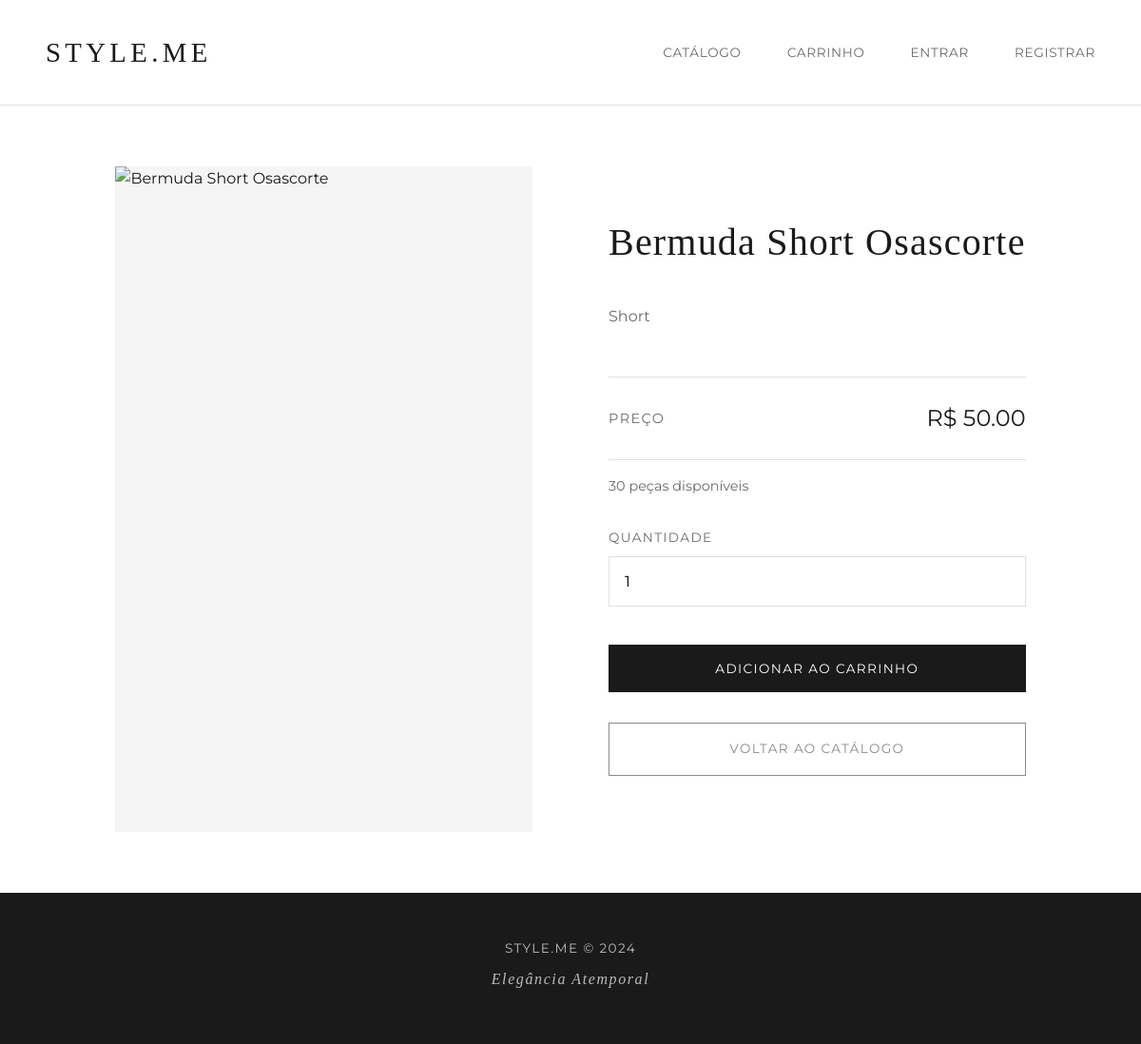
The page /produto/3 on the database its author committed.
### app.py (models this page shows)
class Produto(db.Model):
    __tablename__ = 'produtos'
    id = db.Column(db.Integer, primary_key=True)
    nome = db.Column(db.String(100), nullable=False)
    descricao = db.Column(db.Text)
    preco = db.Column(db.Numeric(10, 2), nullable=False)
    estoque = db.Column(db.Integer, nullable=False, default=0)
    imagem_url = db.Column(db.String(500), nullable=True)

### app.py (the view)
@app.route('/produto/<int:id>')
def detalhes_produto(id):
    produto = Produto.query.get_or_404(id)
    return render_template('produto.html', produto=produto)

### templates/produto.html (shortened to what this page needs)
{% extends 'base.html' %}
{% block content %}
<div class="product-detail">
    <div class="product-detail-image">
        <img src="{{ produto.imagem_url }}"
             alt="{{ produto.nome }}"
             onerror="this.src='https://images.pexels.com/photos/996329/pexels-photo-996329.jpeg?auto=compress&cs=tinysrgb&w=800'">
    </div>
    <div class="product-detail-info">
        <h1>{{ produto.nome }}</h1>
        <p class="product-description">{{ produto.descricao }}</p>
        <div class="product-detail-price">
            <span class="price-label">Preço</span>
            <span class="price-value">R$ {{ "%.2f"|format(produto.preco) }}</span>
        </div>
        <p class="stock-info">{{ produto.estoque }} peças disponíveis</p>
        <form action="{{ url_for('carrinho') }}" method="POST" class="add-to-cart-form">
            <div class="form-group">
                <label for="quantidade">Quantidade</label>
                <input type="number" name="quantidade" id="quantidade" value="1" min="1" max="{{ produto.estoque }}">
            </div>
            <button type="submit" class="btn btn-primary btn-full">Adicionar ao Carrinho</button>
        </form>
        <a href="{{ url_for('index') }}" class="btn btn-secondary btn-full">Voltar ao Catálogo</a>
    </div>
</div>
{% endblock %}

### static/style.css (style rules this page uses)
* { margin: 0; padding: 0; box-sizing: border-box; }
:root { --primary-color: #1a1a1a; --secondary-color: #f5f5f5; --accent-color: #8b8b8b; --text-primary: #1a1a1a; --text-secondary: #6b6b6b; --border-color: #e0e0e0; --success-color: #2d7a4f; --error-color: #c53030; }
body { font-family: 'Montserrat', -apple-system, BlinkMacSystemFont, sans-serif; background-color: #ffffff; color: var(--text-primary); line-height: 1.6; min-height: 100vh; display: flex; flex-direction: column; -webkit-font-smoothing: antialiased; }
.product-detail { display: grid; grid-template-columns: 1fr 1fr; gap: 5rem; max-width: 1200px; margin: 0 auto; }
.product-detail-image { width: 100%; height: 700px; overflow: hidden; background-color: var(--secondary-color); }
.product-detail-image img { width: 100%; height: 100%; object-fit: cover; }
.product-detail-info { padding: 3rem 0; }
.product-detail-info h1 { font-family: 'Cormorant Garamond', serif; font-size: 2.5rem; font-weight: 300; margin-bottom: 2rem; letter-spacing: 0.03em; }
.product-description { font-size: 1rem; color: var(--text-secondary); line-height: 1.8; margin-bottom: 3rem; }
.product-detail-price { display: flex; justify-content: space-between; align-items: center; padding: 1.5rem 0; border-top: 1px solid var(--border-color); border-bottom: 1px solid var(--border-color); margin-bottom: 1rem; }
.price-label { font-size: 0.9rem; color: var(--text-secondary); text-transform: uppercase; letter-spacing: 0.1em; }
.price-value { font-size: 1.5rem; font-weight: 400; }
.stock-info { font-size: 0.9rem; color: var(--text-secondary); margin-bottom: 2rem; }
.add-to-cart-form { margin-bottom: 1rem; }
.form-group { margin-bottom: 1.5rem; }
.form-group label { display: block; margin-bottom: 0.5rem; font-size: 0.85rem; color: var(--text-secondary); text-transform: uppercase; letter-spacing: 0.1em; }
.form-group input, .form-group select { width: 100%; padding: 1rem; border: 1px solid var(--border-color); background-color: #ffffff; font-size: 1rem; font-family: inherit; transition: border-color 0.3s ease; }
.btn { display: inline-block; padding: 1rem 2.5rem; font-size: 0.85rem; font-weight: 400; text-transform: uppercase; letter-spacing: 0.1em; text-decoration: none; border: 1px solid var(--text-primary); background-color: transparent; color: var(--text-primary); cursor: pointer; transition: all 0.3s ease; font-family: inherit; }
.btn-primary { background-color: var(--text-primary); color: #ffffff; }
.btn-secondary { border-color: var(--accent-color); color: var(--accent-color); }
.btn-full { width: 100%; text-align: center; margin-top: 1rem; }

### rows shown on the page
Produto: nome "Bermuda Short Osascorte", descricao "Short", preco "50.00", estoque "30"
